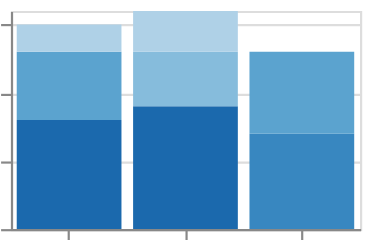

Express this chart as Vega-Lite.
### Vega-Lite specification from a JSON file in a GitHub repository (floating-point values rounded to 4 significant figures)
{"$schema": "https://vega.github.io/schema/vega-lite/v6.json", "padding": 5, "autosize": "none", "data": {"name": "table", "values": [{"c": "A", "g": "p", "x": 1, "y": 2, "v": 5, "t": "2024-01-15", "o": {"v": 3}, "IMDB Rating": 6.1, "d": "x1"}, {"c": "B", "g": "q", "x": 2, "y": 4, "v": 9, "t": "2024-02-20", "o": {"v": 7}, "IMDB Rating": 7.4, "d": "x2"}, {"c": "A", "g": "q", "x": 3, "y": 3, "v": 2, "t": "2024-03-05", "o": {"v": 1}, "IMDB Rating": 5.2, "d": "x1"}, {"c": "C", "g": "p", "x": 4, "y": 6, "v": 7, "t": "2024-05-30", "o": {"v": 4}, "IMDB Rating": 8.8, "d": "x3"}, {"c": "B", "g": "p", "x": 5, "y": 5, "v": 4, "t": "2024-07-11", "o": {"v": 9}, "IMDB Rating": 6.9, "d": "x2"}, {"c": "C", "g": "q", "x": 6, "y": 8, "v": 6, "t": "2024-09-02", "o": {"v": 2}, "IMDB Rating": 7.7, "d": "x3"}, {"c": "A", "g": "p", "x": 7, "y": 7, "v": 8, "t": "2024-11-25", "o": {"v": 5}, "IMDB Rating": 4.4, "d": "x1"}, {"c": "B", "g": "q", "x": 8, "y": 9, "v": 3, "t": "2024-12-31", "o": {"v": 8}, "IMDB Rating": 9.1, "d": "x2"}]}, "width": 160, "height": 100, "mark": "bar", "encoding": {"x": {"field": "c", "type": "nominal"}, "y": {"field": "v", "type": "quantitative"}, "color": {"field": "v", "type": "quantitative", "scale": {"type": "quantize"}}}, "config": {"scale": {"quantizeCount": 3}}}
